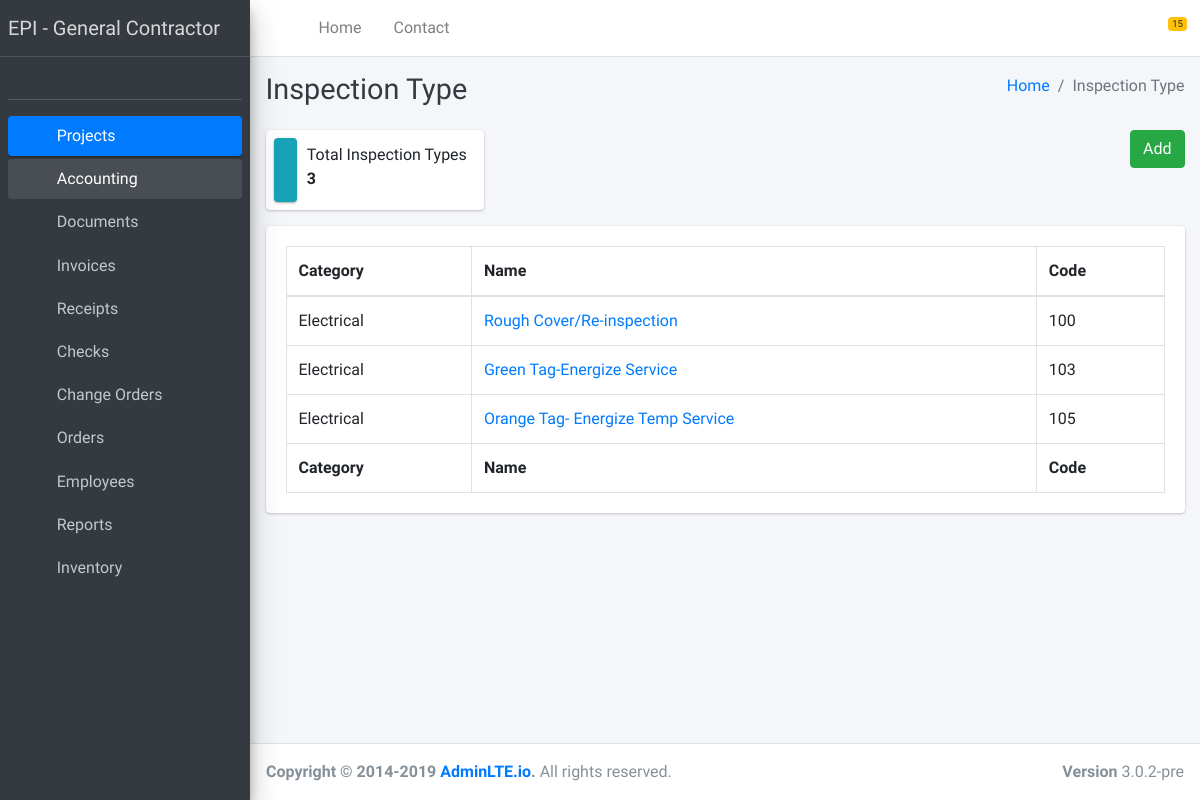
The page /inspection_types/ on the database as committed earlier.
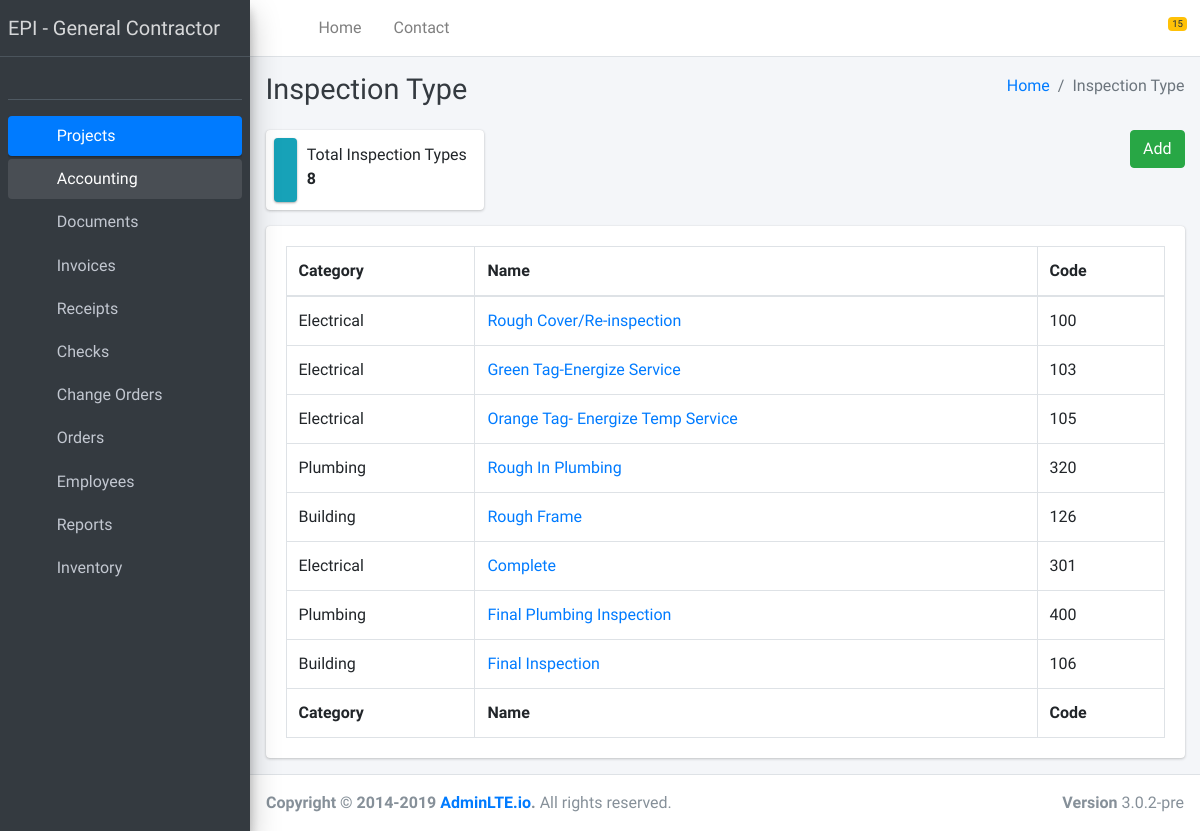
The same page on the database as committed later.
### inspection_types/models.py (models this page shows, shortened)
class Inspection_type(models.Model):
    category = [
        ('Electrical', 'Electrical'),
        ('Plumbing', 'Plumbing'),
        ('Building', 'Building'),
    ]
    category = models.CharField(
        max_length=255,
        choices=category
    )
    name = models.CharField(max_length=255)
    code = models.CharField(max_length=255)
    uuid = models.UUIDField(default=uuid.uuid4, editable=False)
    created_at = models.DateTimeField(auto_now=True)
    updated_at = models.DateTimeField(auto_now_add=True)
    class Meta:
        verbose_name = 'Inspection Type'
        verbose_name_plural = 'Inspection Types'

### inspection_types/views.py (the view)
def index(request, template_name='inspection_types/index.html'):
    inspection_types = Inspection_type.objects.filter()
    data = {}
    data['list'] = inspection_types
    return render(request, template_name, data)

### templates/inspection_types/index.html (shortened to what this page needs)
{% extends 'base.html' %}
{% load static %}
{% block content %}
  <div class="content-wrapper">
    <div class="content-header">
      <div class="container-fluid">
        <div class="row mb-2">
          <div class="col-sm-6">
            <h1 class="m-0 text-dark">Inspection Type</h1>
          </div>
          <div class="col-sm-6">
            <ol class="breadcrumb float-sm-right">
              <li class="breadcrumb-item"><a href="#">Home</a></li>
              <li class="breadcrumb-item active">Inspection Type</li>
            </ol>
          </div>
        </div>
      </div>
    </div>
    <section class="content">
      <div class="container-fluid">
        <div class="row">
          <div class="col-12 col-sm-6 col-md-3">
            <div class="info-box">
              <span class="info-box-icon bg-info elevation-1"><i class="far fa-money-bill-alt"></i></span>
              <div class="info-box-content">
                <span class="info-box-text">Total Inspection Types</span>
                <span class="info-box-number">
                    {{ list.count }}
                </span>
              </div>
            </div>
          </div>
            <div class="col-12 col-sm-6 col-md-3 offset-md-6 text-right">
                <a href="{% url 'inspection_type_create' %}" class="btn btn-success">Add</a>
            </div>
        </div>
          <div class="row">
          <div class="col-12">
          <div class="card">
              <div class="card-body">
                <table id="inspection_type_table" class="table table-bordered table-condensed">
                  <thead>
                    <tr>
                        <th>Category</th>
                        <th>Name</th>
                        <th>Code</th>
                    </tr>
                  </thead>
                  <tbody>
                    {% for inspection_type in list %}
                    <tr>
                        <td>{{ inspection_type.category }}</td>
                        <td><a href="{% url 'inspection_type_update' inspection_type.id %}">{{ inspection_type.name }}</a></td>
                        <td>{{ inspection_type.code }}</td>
                    </tr>
                  {% endfor %}
                  </tbody>
                <tfoot>
                    <tr>
                        <th>Category</th>
                        <th>Name</th>
                        <th>Code</th>
                    </tr>
                </tfoot>
                </table>
              </div>
            </div>
          </div>
        </div>
      </div>
    </section>
  </div>
{% endblock content %}

Rows that differ between the two databases and show on the page:
added Inspection_type: category "Plumbing", name "Rough In Plumbing", code "320"
added Inspection_type: category "Building", name "Rough Frame", code "126"
added Inspection_type: category "Electrical", name "Complete", code "301"
added Inspection_type: category "Plumbing", name "Final Plumbing Inspection", code "400"
added Inspection_type: category "Building", name "Final Inspection", code "106"
Other text that changed with them:
{{ list.count }}: "3" → "8"
